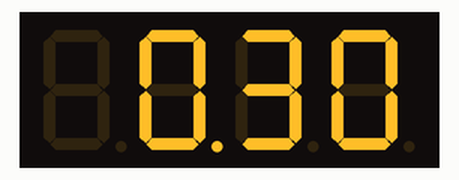
This sketch was run on a simulated Arduino Uno, built with avr-gcc and run on an emulated ATmega328P. On the bench: 4-digit seven-segment display.

Above: at 0.45 s.
At 5.89 s:
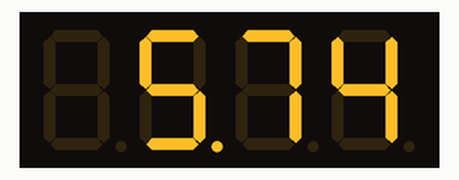
At 10.72 s:
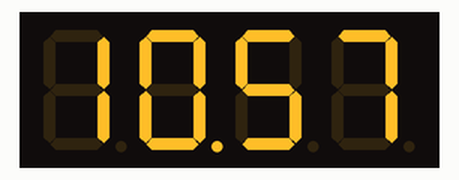
At 20.4 s:
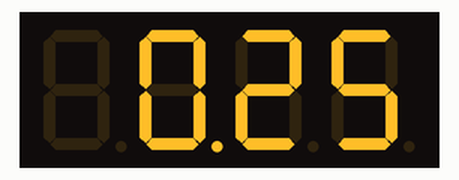
At 30.09 s:
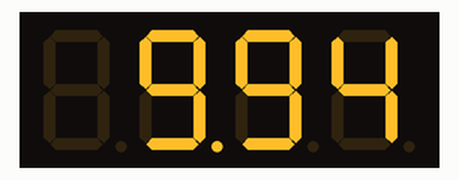
At 39.79 s:
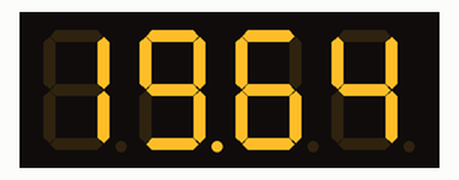

The sketch:

5_digital_tube.ino
```cpp
#include "SevSeg.h"
SevSeg sevseg;  //Instantiate a seven segment controller object

void setup() {
  byte numDigits = 4;
  byte digitPins[] = { 13,12,11,10};
  byte segmentPins[] = { 2, 3, 4, 5, 6, 7, 8, 9 };
  byte hardwareConfig = COMMON_ANODE;   //共阳极
  bool leadingZeros = true;

  sevseg.begin(hardwareConfig, numDigits, digitPins, segmentPins,leadingZeros);
  sevseg.setBrightness(0);
}

void loop() {
  static unsigned long timer = millis();
  static int deciSeconds = 0;

  if (millis() - timer >= 10) {
    timer += 10;
    deciSeconds++;

    if (deciSeconds == 2000) {  // Reset to 0 after counting for 20 seconds.
      deciSeconds = 0;
    }
    sevseg.setNumber(deciSeconds, 2);
  }
  sevseg.refreshDisplay();  // Must run repeatedly
}
```
